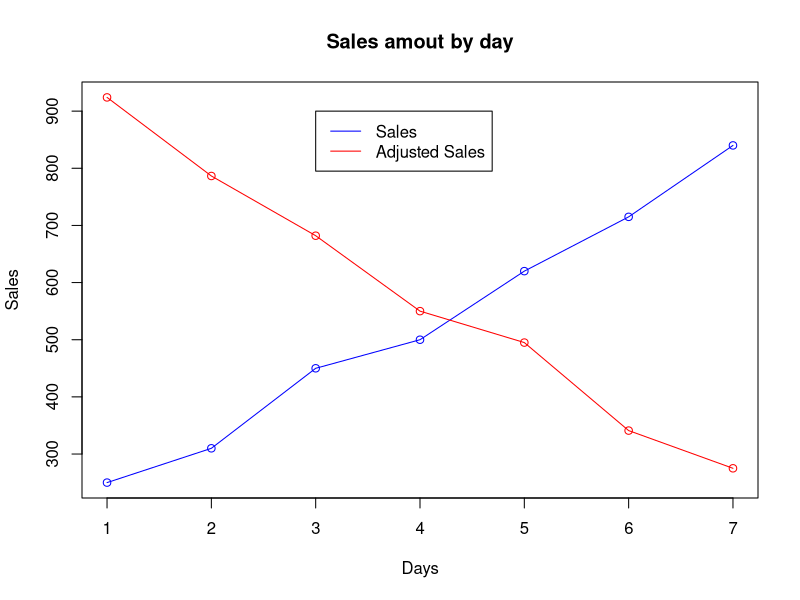
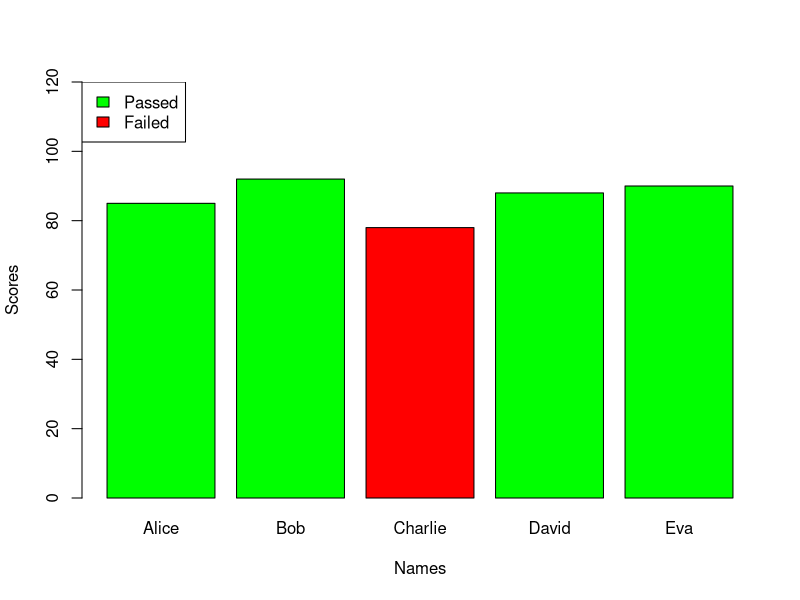
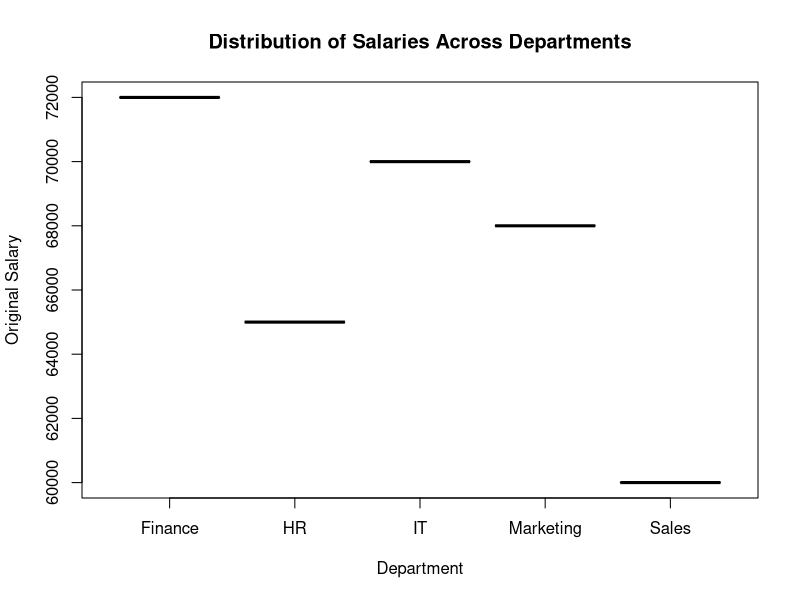
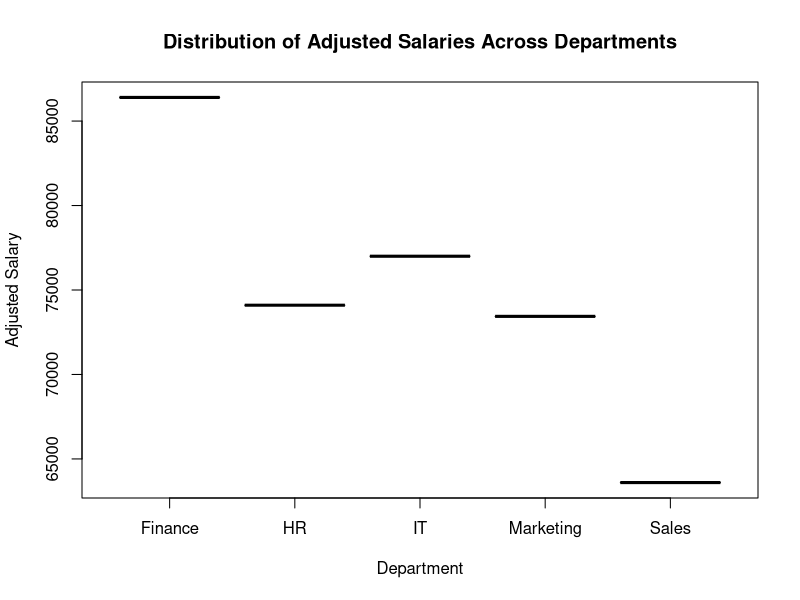
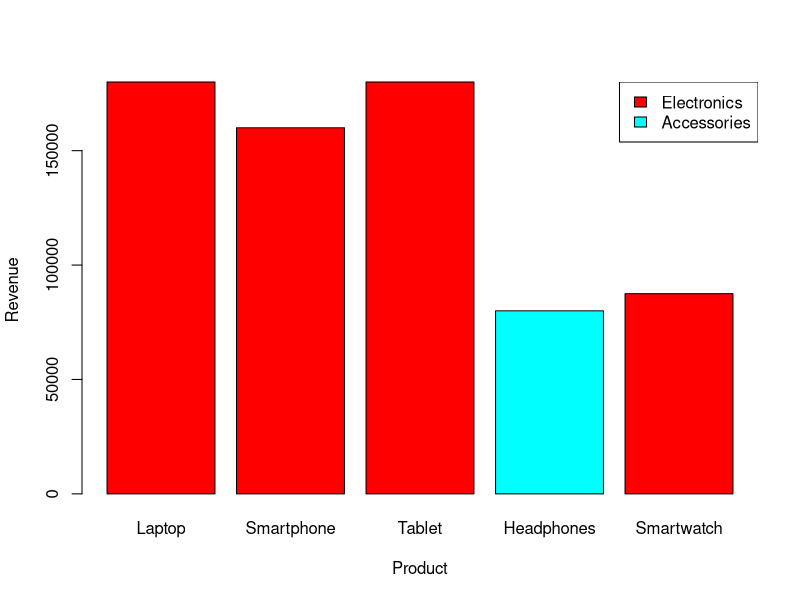
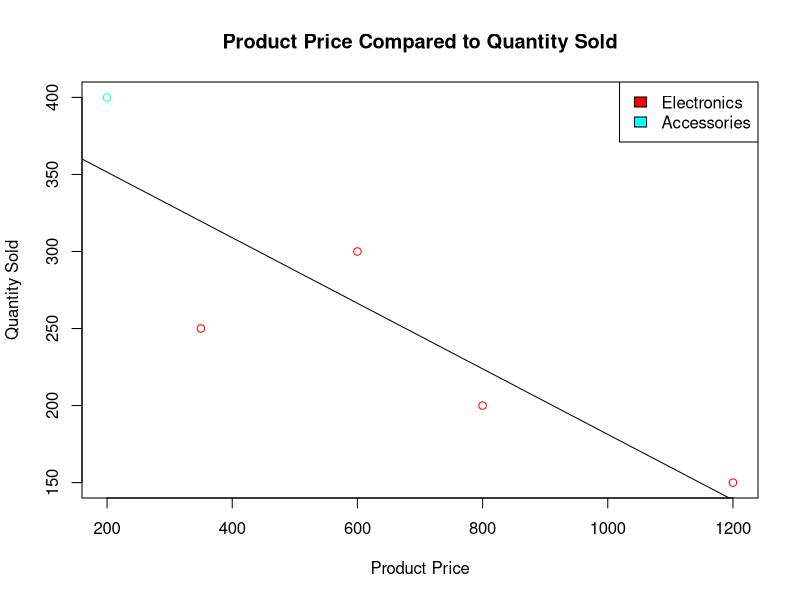
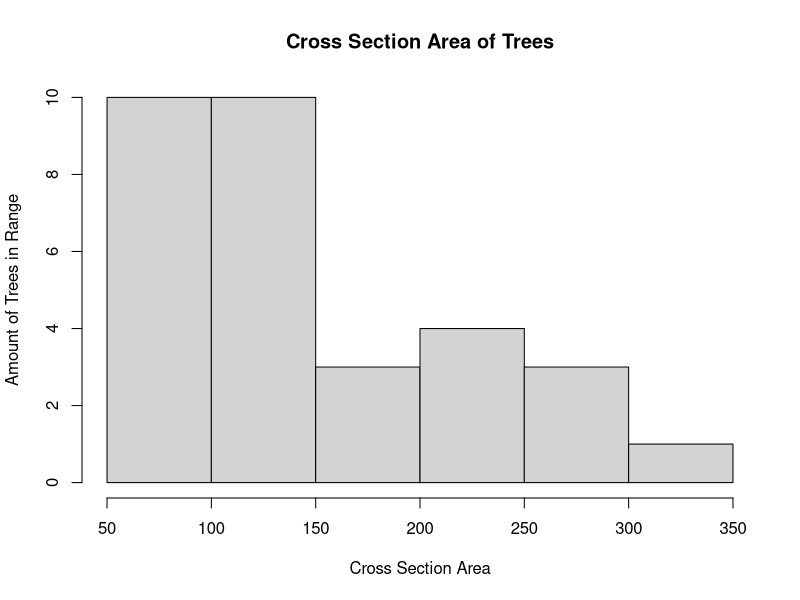
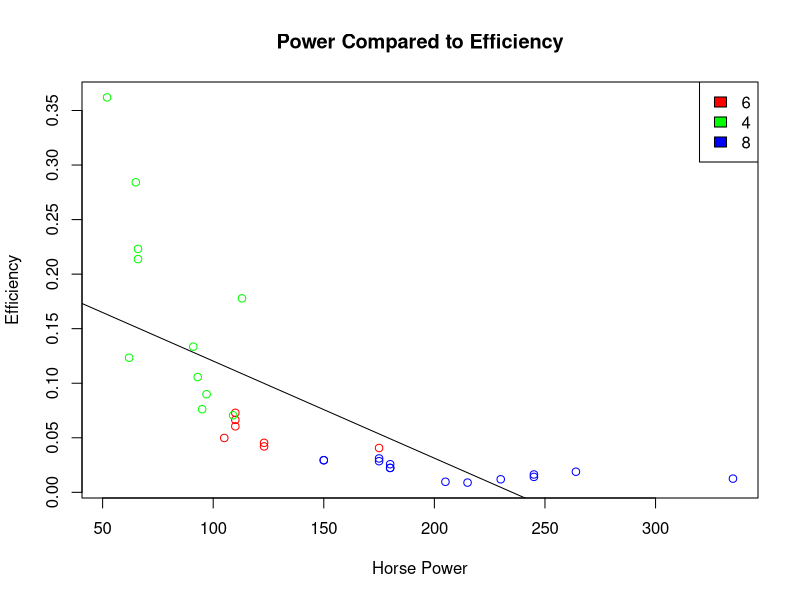

Write R code to recreate these figures, in order.
## ---- chunk 1
# TODO: add information about assignment and libraries used
#     - make sure to double check and double read each question
#     - format code ctr + shift + a
#     - test all code to make sure its still working 
#     - clear all comments

## ---- chunk 2
# vector that contains sales figures
sales <- c(250, 310, 450, 500, 620, 715, 840)
## ---- chunk 3
sales_summary <- function(vector) {
  Sum <- sum(vector)
  Mean <- mean(vector)
  returnVar <- list(Sum = Sum, Mean = Mean)
  return(returnVar)
}

sales_summary(sales)
## ---- chunk 4
adjust_sales <- function(vector, percentage) {
  newVector <- vector * ((percentage + 100) / 100)
  newVector <- sort(newVector, decreasing = TRUE)
  return(newVector)
}

salesADJ <- adjust_sales(sales, 10)
salesADJ
## ---- chunk 5
randomVector = c(22, 3, 24, 536, 774678, 895676, 57635, 24344, 123, 534)

sales_summary(randomVector)
## ---- chunk 6
adjust_sales(randomVector, 17)
## ---- chunk 7
plot(
  sales,
  type = "o",
  col = "blue",
  ylim = range(c(sales, salesADJ)),
  main = "Sales amout by day",
  xlab = "Days",
  ylab = "Sales"
)

lines(salesADJ, type = "o", col = "red")

legend(
  3, 900,
  legend = c("Sales", "Adjusted Sales"),
  col = c("blue", "red"),
  lty = 1
)
## ---- chunk 8
students = data.frame(
  Name = c("Alice", "Bob", "Charlie", "David", "Eva"),
  Age = c(23, 22, 24, 21, 23),
  Score = c(85, 92, 78, 88, 90)
)

students
## ---- chunk 9
students$Passed <- students$Score >= 80

students
## ---- chunk 10
ageData <- list(
  AgeMean = mean(students$Age),
  AgeMedian = median(students$Age),
  AgeSD = sd(students$Age)
)

scoreData <- list(
  ScoreMean = mean(students$Score),
  ScoreMedian = median(students$Score),
  ScoreSD = sd(students$Score)
)

ageData
scoreData
## ---- chunk 11
maxScore = max(students$Score)

studentsWMS <- students[students$Score == maxScore, ]

studentsWMS
## ---- chunk 12
passed_students <- students[students$Passed, ]

passed_students
## ---- chunk 13
barplot(
  students$Score,
  names.arg = students$Name,
  ylim = c(0, 120),
  ylab = "Scores",
  xlab = "Names",
  col = ifelse(students$Passed, "Green", "Red"),
)
legend("topleft",
       legend = c("Passed", "Failed"),
       fill = c("Green", "Red"),)
## ---- chunk 14
employees <- data.frame(
  EmployeeID = c(101, 102, 103, 104, 105),
  Name = c("John", "Jane", "Doe", "Smith", "Emily"),
  Department = c("Sales", "HR", "IT", "Finance", "Marketing"),
  Salary = c(60000, 65000, 70000, 72000, 68000),
  Experience = c(3, 7, 5, 10, 4)
)

employees
## ---- chunk 15
department_summary <- function(dataFrame) {
  getMeanMedian <- function(df, name) {
    dfWithName <- df[df$Department == name, ]
    returnDF = data.frame(
      DepartmentName = name,
      MeanSalary = mean(dfWithName$Salary),
      MedianSalary = median(dfWithName$Salary)
    )
    return(summary(returnDF))
  }
  
  departments <- unique(dataFrame$Department)
  df = data.frame()
  for (dep in departments) {
    df <- rbind(df, getMeanMedian(dataFrame, dep))
  }
  return(df)
}

department_summary(employees)
## ---- chunk 16
top_earner <- function(dataFrame) {
  getMax <- function(df, dep) {
    peopleByDep <- df[df$Department == dep, ]
    maxSal <- max(peopleByDep$Salary)
    topEarner <- peopleByDep[peopleByDep$Salary == maxSal, ]
    return(topEarner)
  }
  departments <- unique(dataFrame$Department)
  df = data.frame()
  for (dep in departments) {
    df <- rbind(df, getMax(dataFrame, dep))
  }
  return(df)
}

top_earner(employees)
## ---- chunk 17
employees$AdjustedSalary <- employees$Salary *
  ((100 + employees$Experience * 2) / 100)

employees
## ---- chunk 18
high_earners <- employees[employees$AdjustedSalary > 70000, ]

high_earners
## ---- chunk 19
boxplot(
  employees$Salary ~ employees$Department,
  main = "Distribution of Salaries Across Departments",
  xlab = "Department",
  ylab = "Original Salary",
)
boxplot(
  employees$AdjustedSalary ~ employees$Department,
  main = "Distribution of Adjusted Salaries Across Departments",
  xlab = "Department",
  ylab = "Adjusted Salary",
)
## ---- chunk 20
products <- data.frame(
  ProductID = c(201, 202, 203, 204, 205),
  ProductName =  c("Laptop", "Smartphone", "Tablet", "Headphones", "Smartwatch"),
  Category = c(
    "Electronics",
    "Electronics",
    "Electronics",
    "Accessories",
    "Electronics"
  ),
  Price = c(1200, 800, 600, 200, 350),
  QuantitySold = c(150, 200, 300, 400, 250)
)
## ---- chunk 21
calculate_revenue <- function(dataFrame) {
  dataFrame$Revenue <- dataFrame$Price * dataFrame$QuantitySold
  return(dataFrame)
}

products <- calculate_revenue(products)

products
## ---- chunk 22
maxRevenue <- max(products$Revenue)
products[products$Revenue == maxRevenue, ]
## ---- chunk 23
category_revenue <- function(dataFrame) {
  dataByProduct <- function(dataFrame, category) {
    toteRev <- sum(dataFrame[dataFrame$Category == category, 'Revenue'])
    returnDf <- data.frame(Category = category, TotalRevenue = toteRev)
    return(returnDf)
  }
  catagories <- unique(dataFrame$Category)
  df <- data.frame()
  for (cat in catagories) {
    df <- rbind(df, dataByProduct(dataFrame, cat))
  }
  return(df)
}

category_revenue(products)
## ---- chunk 24
categories <- unique(products$Category)
numCat <- length(categories)
colours <- rainbow(numCat)

colourList <- list()
for (i in 1:numCat) {
  colourList[[categories[i]]] <- colours[i]
}

barplot(
  products$Revenue,
  names.arg = products$ProductName,
  ylab = "Revenue",
  xlab = "Product",
  col = sapply(products$Category, function(col) colourList[[col]])
)

legend("topright",
       legend = categories,
       fill = colours)
## ---- chunk 25
plot(
  products$Price,
  products$QuantitySold,
  main = "Product Price Compared to Quantity Sold",
  ylab = "Quantity Sold",
  xlab = "Product Price",
  col = sapply(products$Category, function(col)
    colourList[[col]])
)
abline(lm(products$QuantitySold ~ products$Price), col = "Black")

legend("topright",
       legend = categories,
       fill = colours)
## ---- chunk 26
students <- data.frame(
  Name = c("Alice", "Bob", "Charlie", "David", "Eva"),
  Age = c(23, 22, 24, 21, 23),
  Score = c(85, 92, 78, 88, 90))
# Extracting ages of students who scored above 80
high_scorers_ages <- students[students$Score > 80, "Age"]
print(high_scorers_ages)
## ---- chunk 27
employee_list <- list(
  Name = "John",
  Age = 30,
  Department = "HR",
  Salary = 50000
)
# Accessing the salary of the employee
salary <- employee_list["Salary"]
print(salary)
## ---- chunk 28
sales_data <- array(1:27, dim = c(3, 3, 3))
# Extracting the value in the second row, second column of the first matrix
value <- sales_data[2, 2, 1]
print(value)
## ---- chunk 29
products <- data.frame(
  ProductID = c(201, 202, 203, 204, 205),
  ProductName = c("Laptop", "Smartphone", "Tablet", "Headphones", "Smartwatch"),
  Category = c("Electronics", "Electronics", "Electronics", "Accessories", "Electronics"),
  Price = c(1200, 800, 600, 200, 350),
  QuantitySold = c(150, 200, 300, 400, 250)
)
# Extracting products with a price above 500
expensive_products <- products[products$Price > 500, ]
print(expensive_products)
## ---- chunk 30
data(trees)
str(trees)

meanValues <- apply(trees, 2, mean)
meanValues

meanVolume <- meanValues["Volume"]
treesBiggerMean <- sum(trees$Volume > meanVolume)
treesBiggerMean
## ---- chunk 31
trees$Girth <- trees$Girth / 2

crossSecArea <- (pi * trees$Girth ** 2)
crossSecArea

IQRCSA <- IQR(crossSecArea)
IQRCSA 
## ---- chunk 32
hist(crossSecArea,
     main = "Cross Section Area of Trees",
     ylab = "Amount of Trees in Range",
     xlab = "Cross Section Area",)
## ---- chunk 33
maxIndex <- which.max(crossSecArea)
print(
  paste0(
    "The tree with the larges area is at index ",
    maxIndex,
    ". With a Girth of ",
    trees[maxIndex, ]$Girth,
    ", Height of ",
    trees[maxIndex, ]$Height,
    "and a Volume of, ",
    trees[maxIndex, ]$Volume,
    "."
  )
)
## ---- chunk 34
data(mtcars)

filtered_cars <- mtcars[mtcars$cyl >= 6 & mtcars$hp > 150, ]

filtered_cars
## ---- chunk 35
efficiency_score <- function(dataFrame) {
  efs <- dataFrame$mpg / (dataFrame$hp * dataFrame$wt)
  return(efs)
}

filtered_cars$Efficiency <- efficiency_score(filtered_cars)
filtered_cars
## ---- chunk 36
percential <- quantile(filtered_cars$Efficiency, probs = c(0.01, 0.99))

outLiers <- which(filtered_cars$Efficiency < percential[1] | filtered_cars$Efficiency > percential[2])

meanRC <- mean(filtered_cars$Efficiency[-outLiers])

filtered_cars$Efficiency[outLiers] <- meanRC
filtered_cars

## ---- chunk 37

allCars <- mtcars
allCars$Efficiency <- efficiency_score(allCars)

difCyl <- unique(allCars$cyl)
numCyl <- length(difCyl)
colours <- rainbow(numCyl)

colourList <- list()
for (i in 1:numCyl) {
  colourList[[difCyl[i]]] <- colours[i]
}

plot(
  allCars$hp,
  allCars$Efficiency,
  main = "Power Compared to Efficiency",
  ylab = "Efficiency",
  xlab = "Horse Power",
  col = sapply(allCars$cyl, function(col)
    colourList[[col]])
)
abline(lm(allCars$Efficiency ~  allCars$hp), col = "Black")

legend("topright",
       legend = difCyl,
       fill = colours)

